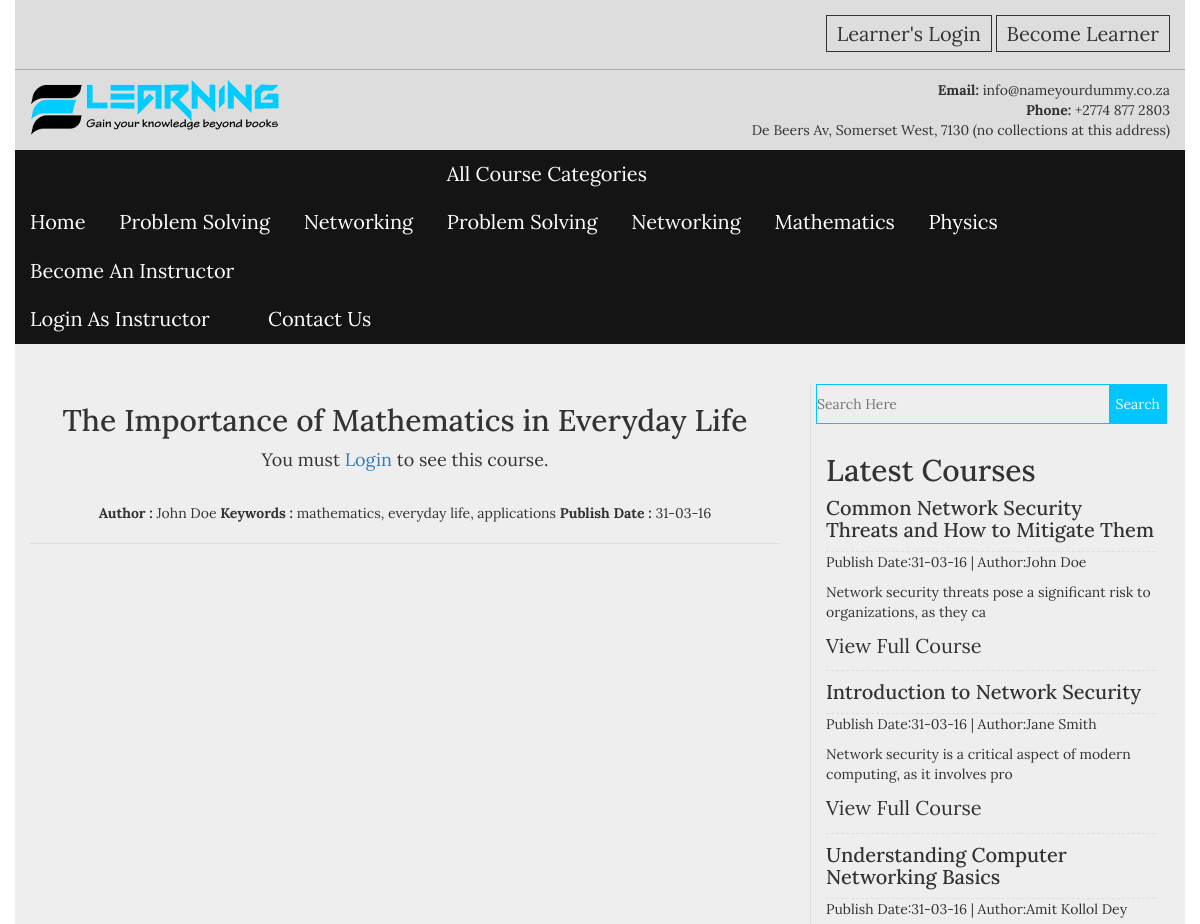
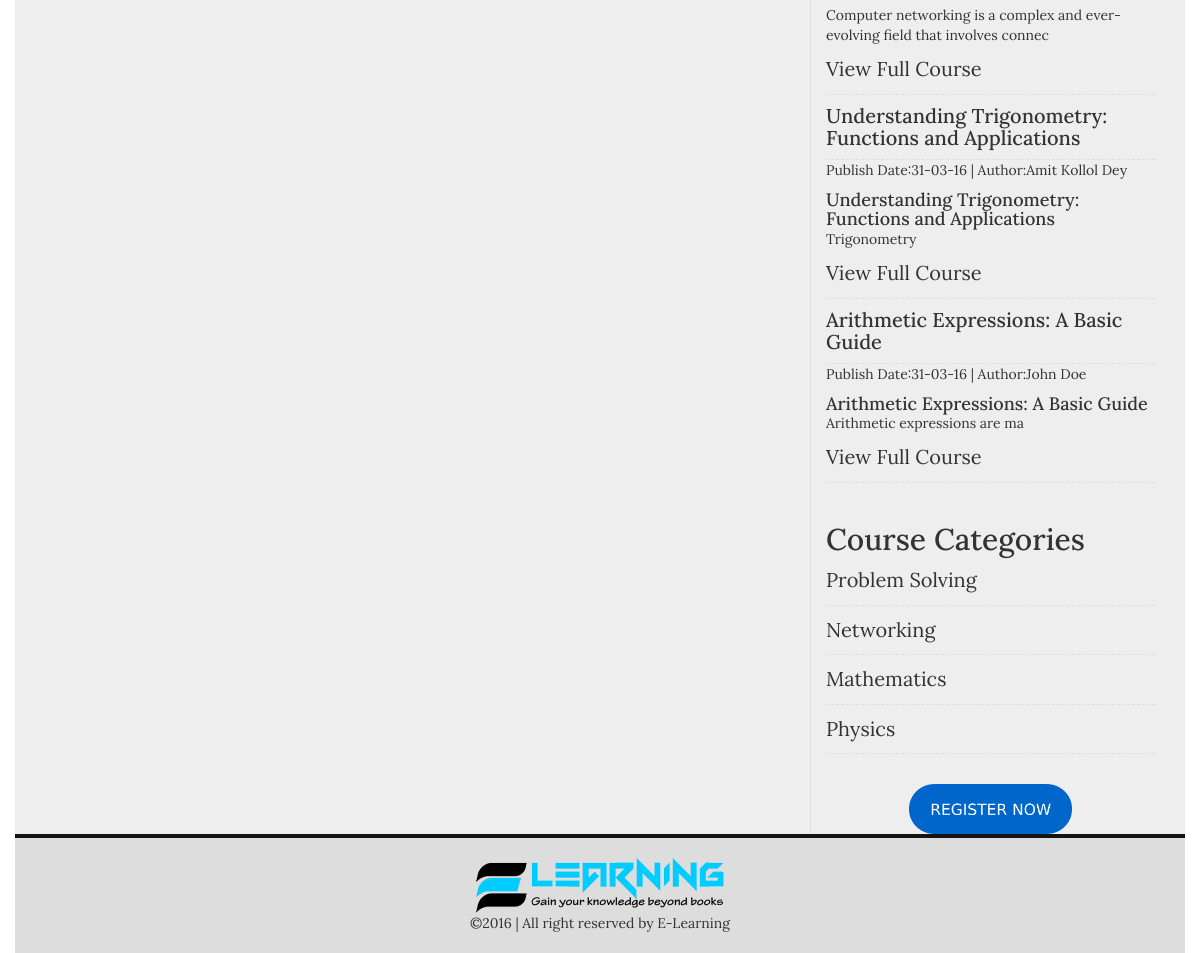
The app's page /single.php?post_id=21 with its own data (2 pictures, top to bottom).
### tables this page shows
CREATE TABLE `categories` (
  `cat_id` int(100) NOT NULL,
  `cat_name` varchar(100) NOT NULL,
  `cat_desc` text NOT NULL,
  `cat_icon` varchar(50) NOT NULL,
  PRIMARY KEY (`cat_id`)
);

CREATE TABLE `posts` (
  `post_id` int(100) NOT NULL,
  `cat_id` int(100) NOT NULL,
  `post_title` varchar(100) NOT NULL,
  `post_date` text NOT NULL,
  `post_author` varchar(50) NOT NULL,
  `post_keywords` text NOT NULL,
  `post_image` text NOT NULL,
  `post_content` longtext NOT NULL,
  `video_link` varchar(200) NOT NULL,
  PRIMARY KEY (`post_id`)
);

### single.php (the view, shortened to what this page needs)
<?php
include("includes/header.php");
?>
<section class="content_area">
    <div class="container">
        <div class="row">
            <div class="col-md-8 col-sm-8 col-xs-12" style="margin-top:40px">
                <div class="our_latest_courses">
                    <?php
                    if(isset($_GET['post_id'])){
                    $post_get_id = $_GET['post_id'];
                    $post = "select * from posts where post_id = '$post_get_id'";
                    $run_post = mysqli_query($con,$post);
                    while($post_row = mysqli_fetch_array($run_post)):
                    $post_title = $post_row ['post_title'];
                    $post_date = $post_row ['post_date'];
                    $post_author = $post_row ['post_author'];
                    $post_featured_image = $post_row ['post_image'];
                    $post_keywords = $post_row ['post_keywords'];
                    $post_content = $post_row ['post_content'];
                    $post_video = $post_row ['video_link'];
                    ?>
                    <div class="single_latest">
                        <div class="section_title text-center">
                         <h2><?php echo $post_title;?></h2>
                          <?php
                            if(isset($_SESSION['luser_name'])):
                           ?>
                            <img src="admin/images/<?php echo $post_featured_image;?>">
                            <?php echo $post_content;?>
                            <p>Youtube Link : </p><a href="<?php echo $post_video;?>"><?php echo $post_video;?></a>
                            <?php else:?>
                            <p>You must <a href="login.php">Login</a> to see this course.</p></br>
                            <?php endif;?>
                            <div class="course_meta">
                                <span><strong>Author : </strong><?php echo $post_author;?></span>
                                <span><strong>Keywords : </strong><?php echo $post_keywords;?></span>
                                <span><strong>Publish Date : </strong><?php echo $post_date;?></span>
                            </div>
                        </div>
                    </div>
                    <?php endwhile;?>
                    <?php };?>
                </div>
            </div>
            <div style="margin-top:40px">
                <?php include("includes/sidebar.php");?>
            </div>
        </div>
    </div>
</section>
<?php include("includes/footer.php");?>

### includes/frontend_menus.php
<div class="menu_top">
    <ul>
        <li><a href="index.php">Home</a></li>
        <?php
        $cat = "select * from categories LIMIT 2";
        $run_cat = mysqli_query($con,$cat);
        while($cat_row = mysqli_fetch_array($run_cat)):
        $category_id = $cat_row['cat_id'];
        $category_name = $cat_row['cat_name'];
        ?>
        <li><a href="single-cat.php?cat_id=<?php echo $category_id;?>"><?php echo $category_name;?></a></li>
        <?php endwhile;?>
        <li><a href="#">All Course Categories</a>
            <ul>
               <?php
                $cat2 = "select * from categories";
                $run_cat2 = mysqli_query($con,$cat2);
                while($cat_row2 = mysqli_fetch_array($run_cat2)):
                $category_id2 = $cat_row2['cat_id'];
                $category_name2 = $cat_row2['cat_name'];
                ?>
                <li><a href="single-cat.php?cat_id=<?php echo $category_id2;?>"><?php echo $category_name2;?></a></li>
                <?php endwhile;?>
            </ul>
        </li>
        <li><a href="admin/registration.php">Become An Instructor</a>
            <ul>
                <li><a href="admin/login.php">Login As Instructor</a></li>
            </ul>
        </li>
        <li><a href="contact.php">Contact Us</a></li>
    </ul>
</div>

### includes/sidebar.php
<div class="col-md-4 col-sm-4 col-xs-12">
    <div class="sidebar_right">
       <div class="search_sidebar">
            <form action="search.php" class="search_bar" method="get">
                <input type="Search" placeholder="Search Here" name="search">
                <input type="Submit" value="Search" name="search_submit">
            </form>
       </div>
        <div class="sidebar_categories">
           <h2>Latest Courses</h2>
            <ul>
            <?php
            $post = "select * from posts ORDER BY 1 DESC LIMIT 5";
            $run_post = mysqli_query($con,$post);
            while($post_row = mysqli_fetch_array($run_post)):
            $post_id = $post_row ['post_id'];
            $post_title = $post_row ['post_title'];
            $post_date = $post_row ['post_date'];
            $post_author = $post_row ['post_author'];
            $post_content = substr($post_row ['post_content'],0,80);
            ?>
            <li>
                <h4><a href="single.php?post_id=<?php echo $post_id;?>"><?php echo $post_title;?></a></h4>
                <span style="display:block;margin-bottom:10px;">Publish Date:<?php echo $post_date;?>  |  Author:<?php echo $post_author;?></span>
                <?php echo $post_content;?>
                <a href="single.php?post_id=<?php echo $post_id;?>">View Full Course</a>
            </li>
            <?php endwhile;?>
            </ul>
        </div>
        <div class="sidebar_categories">
           <h2>Course Categories</h2>
            <ul>
                <?php
                $category = "select * from categories";
                $run_category = mysqli_query($con,$category);
                while($category_row = mysqli_fetch_array($run_category)):
                $cat_id = $category_row ['cat_id'];
                $cat_name = $category_row ['cat_name'];
                ?>
                <li><a href="single-cat.php?cat_id=<?php echo $cat_id;?>"><?php echo $cat_name;?></a></li>
                <?php endwhile;?>
            </ul>
        </div>
        <div class="sidebar_banner">
            <a href="registration.php"><img src="images/register.png" alt="Register Now"></a>
        </div>
    </div>
</div>

### css/style.css (style rules this page uses)
body { font-family: 'Lora', serif; }
img { max-width: 100%; height: auto; }
ul { margin: 0; padding: 0; list-style: none; }
h1,h2,h3,h4,h5,h6,p { margin: 0; padding: 0 }
.container { background: #eee }
.menu_top li { display: inline-block; }
.menu_top { background: #141414 none repeat scroll 0 0; }
.menu_top a { color: #fff; display: block; font-size: 20px; padding: 10px 15px; }
.section_title.text-center > p { font-size: 18px; margin: 10px 0; }
.search_bar input[type="search"] { background: transparent none repeat scroll 0 0; border: 1px solid #00c6ff; display: block; padding: 10px 0; width: 100%; }
.search_bar input[type="submit"] { background: #00c6ff none repeat scroll 0 0; border: medium none; color: #fff; float: right; height: 40px; margin-right: -1px; margin-top: -40px; position: relative; z-index: 999; }
.sidebar_categories { margin: 20px 0; padding: 10px; }
.sidebar_categories a { border-bottom: 1px dashed #ddd; color: #333; display: block; font-size: 20px; padding: 10px 0; }
.sidebar_right { border-left: 1px solid #ddd; padding: 0 5px; }
.sidebar_banner img { height: 50px; margin: 0 auto; }
.sidebar_banner { text-align: center; }
.single_latest { border-bottom: 1px solid #ddd; padding: 20px 0; }
body, html { height: 100%; }

### records on screen
categories: cat_name "Problem Solving"
categories: cat_name "Networking"
categories: cat_name "Mathematics"
categories: cat_name "Physics"
posts: post_title "The Importance of Mathematics in Everyday Life", post_author "John Doe", post_keywords "mathematics, everyday life, applications", post_date "31-03-16"
posts: post_title "Common Network Security Threats and How to Mitigate Them", post_date "31-03-16", post_author "John Doe", post_content "Network security threats pose a significant risk to organizations, as they ca"
posts: post_title "Introduction to Network Security", post_date "31-03-16", post_author "Jane Smith", post_content "Network security is a critical aspect of modern computing, as it involves pro"
posts: post_title "Understanding Computer Networking Basics", post_date "31-03-16", post_author "Amit Kollol Dey", post_content "Computer networking is a complex and ever-evolving field that involves connec"
posts: post_title "Understanding Trigonometry: Functions and Applications", post_date "31-03-16", post_author "Amit Kollol Dey", post_content "Understanding Trigonometry: Functions and Applications Trigonometry"
posts: post_title "Arithmetic Expressions: A Basic Guide", post_date "31-03-16", post_author "John Doe", post_content "Arithmetic Expressions: A Basic Guide Arithmetic expressions are ma"
